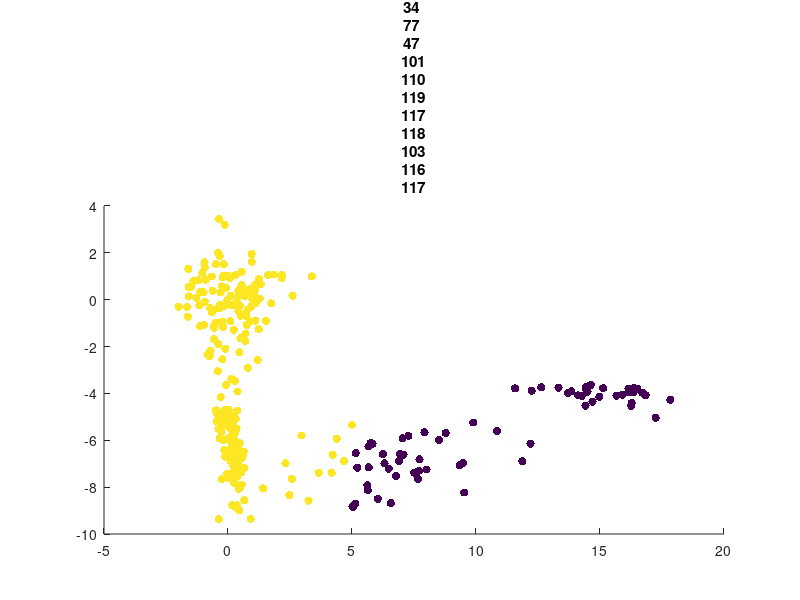
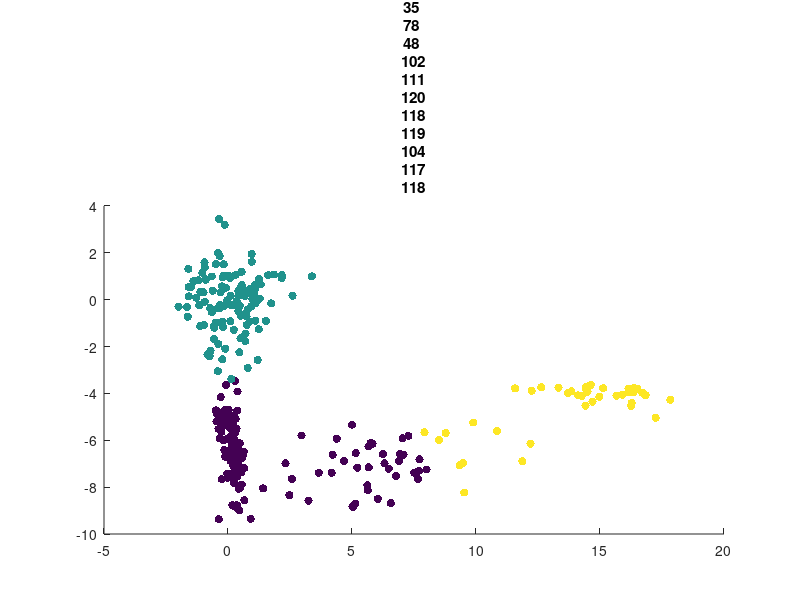
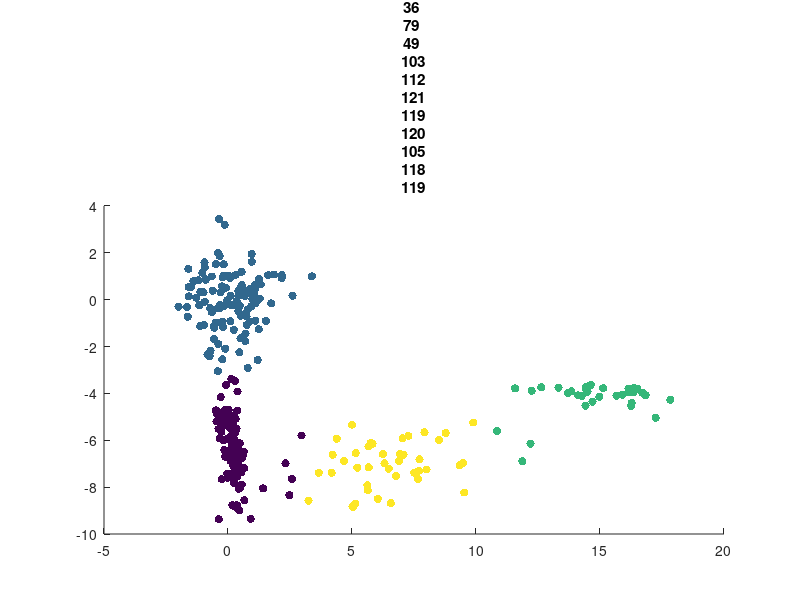
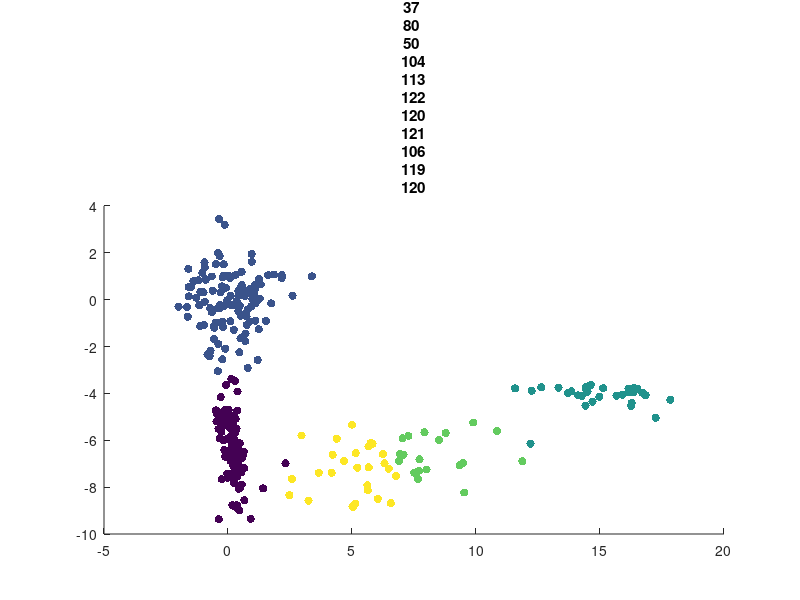

MATLAB code to generate these figures, in order:
clc
close all

%% Parameters for the generation of the 5 random cluster points
% Vary the means and covariance matrices of the distributions as well as 
% the number of points in each cluster.
NUM_CLUSTERS = 5;
NUM_PTS   = [100, 10, 30, 91, 50];
MU_PTS    = {[0 0],[1 -1],[15 -4],[.1 -6],[6 -7]};
SIGMA_PTS = {[1 0;0 1],[1 .75;.75 2],[2 -.1;-.1 .1],[.1 -.3;-.3 2],[5 .65;.65 1]}; 

%% Generate 2D clusters with different number of pts, means, and covariances
clusters = [];
for i=1:5
    clusters = [clusters; mvnrnd(MU_PTS{i}, SIGMA_PTS{i}, NUM_PTS(i))];                
end

%% Run K-Means on the synthetic data generated in Step1. 
% Does it always yield the optimal configuration? Discuss the results.
K_SIZES = [2 3 4 5];

for i=1:size(K_SIZES,2)
   figure();
   [IDX,C] = kmeans(clusters,K_SIZES(i));
   scatter(clusters(:,1),clusters(:,2),[],IDX,'filled');
   title(K_SIZES(i)+" K-clusters");
end